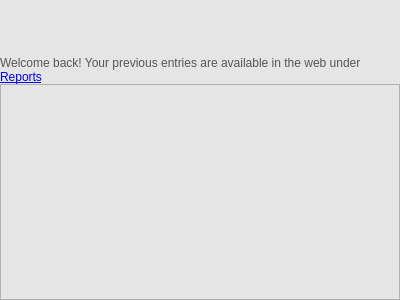
<?xml version="1.0" encoding="UTF-8"?>
<ui version="4.0">
 <class>TimeEntryListWidget</class>
 <widget class="QWidget" name="TimeEntryListWidget">
  <property name="geometry">
   <rect>
    <x>0</x>
    <y>0</y>
    <width>400</width>
    <height>300</height>
   </rect>
  </property>
  <property name="windowTitle">
   <string>Form</string>
  </property>
  <property name="styleSheet">
   <string notr="true">background-color: rgb(229,229,229);</string>
  </property>
  <layout class="QVBoxLayout" name="verticalLayout">
   <property name="spacing">
    <number>0</number>
   </property>
   <property name="leftMargin">
    <number>0</number>
   </property>
   <property name="topMargin">
    <number>0</number>
   </property>
   <property name="rightMargin">
    <number>0</number>
   </property>
   <property name="bottomMargin">
    <number>0</number>
   </property>
   <item>
    <widget class="TimerWidget" name="timer" native="true">
     <property name="minimumSize">
      <size>
       <width>0</width>
       <height>56</height>
      </size>
     </property>
     <property name="maximumSize">
      <size>
       <width>16777215</width>
       <height>56</height>
      </size>
     </property>
    </widget>
   </item>
   <item>
    <widget class="QLabel" name="blankView">
     <property name="styleSheet">
      <string notr="true">color:rgb(85, 85, 85);</string>
     </property>
     <property name="text">
      <string>Welcome back! Your previous entries are available in the web under &lt;a href=&quot;#reports&quot;&gt;Reports&lt;/a&gt;</string>
     </property>
     <property name="textFormat">
      <enum>Qt::RichText</enum>
     </property>
     <property name="alignment">
      <set>Qt::AlignLeading|Qt::AlignLeft|Qt::AlignTop</set>
     </property>
     <property name="wordWrap">
      <bool>true</bool>
     </property>
     <property name="margin">
      <number>10</number>
     </property>
    </widget>
   </item>
   <item>
    <widget class="QListWidget" name="list">
     <property name="focusPolicy">
      <enum>Qt::StrongFocus</enum>
     </property>
     <property name="horizontalScrollBarPolicy">
      <enum>Qt::ScrollBarAsNeeded</enum>
     </property>
     <property name="sizeAdjustPolicy">
      <enum>QAbstractScrollArea::AdjustToContents</enum>
     </property>
    </widget>
   </item>
  </layout>
 </widget>
 <customwidgets>
  <customwidget>
   <class>TimerWidget</class>
   <extends>QWidget</extends>
   <header>timerwidget.h</header>
   <container>1</container>
  </customwidget>
 </customwidgets>
 <resources/>
 <connections/>
</ui>
